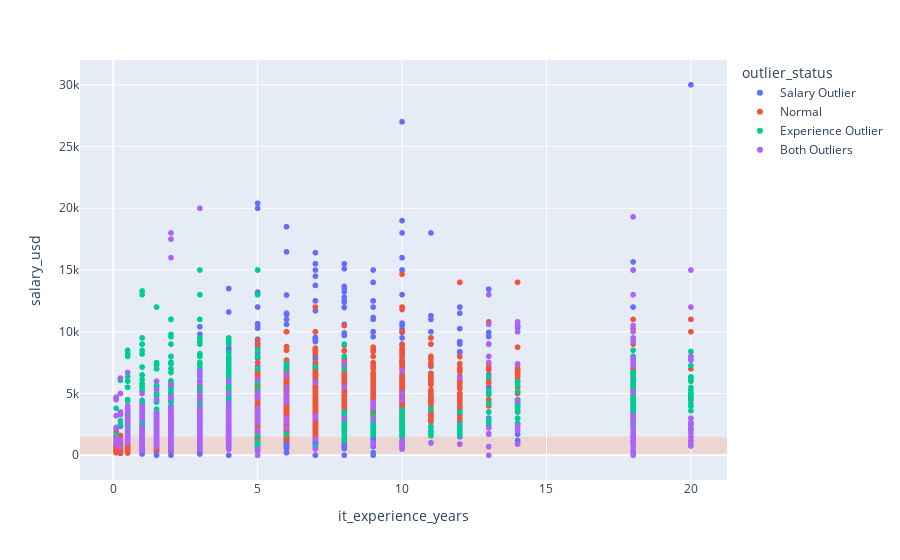

The notebook cell saved with this chart:
### Code cell
fig = px.scatter(
    df_slr_outlier,
    x='it_experience_years',
    y='salary_usd',
    hover_data=['salary_usd', 'position_level'],
    color='outlier_status',
)
fig.add_shape(
    type='rect',
    xref='paper',
    yref='y',
    x0=0, x1=1,
    y0=0, y1=1500,
    fillcolor='LightSalmon',
    opacity=0.3,
    layer='below',
    line_width=0
)
fig.show()

### Figure 1 — Plotly figure (JSON) as saved in the notebook; plotly's stock layout.template omitted (floating-point values rounded to 4 significant figures; data arrays with more than 128 entries replaced by an {"elided": "..."} marker saying what was removed)
{"data": [{"customdata": {"elided": "1410x1 str values"}, "hovertemplate": "outlier_status=Salary Outlier<br>it_experience_years=%{x}<br>salary_usd=%{y}<br>position_level=%{customdata[0]}<extra></extra>", "legendgroup": "Salary Outlier", "marker": {"color": "#636efa", "symbol": "circle"}, "mode": "markers", "name": "Salary Outlier", "showlegend": true, "type": "scattergl", "x": {"elided": "1410 float values"}, "xaxis": "x", "y": {"elided": "1410 float values"}, "yaxis": "y"}, {"customdata": {"elided": "3043x1 str values"}, "hovertemplate": "outlier_status=Normal<br>it_experience_years=%{x}<br>salary_usd=%{y}<br>position_level=%{customdata[0]}<extra></extra>", "legendgroup": "Normal", "marker": {"color": "#EF553B", "symbol": "circle"}, "mode": "markers", "name": "Normal", "showlegend": true, "type": "scattergl", "x": {"elided": "3043 float values"}, "xaxis": "x", "y": {"elided": "3043 float values"}, "yaxis": "y"}, {"customdata": {"elided": "438x1 str values"}, "hovertemplate": "outlier_status=Experience Outlier<br>it_experience_years=%{x}<br>salary_usd=%{y}<br>position_level=%{customdata[0]}<extra></extra>", "legendgroup": "Experience Outlier", "marker": {"color": "#00cc96", "symbol": "circle"}, "mode": "markers", "name": "Experience Outlier", "showlegend": true, "type": "scattergl", "x": {"elided": "438 float values"}, "xaxis": "x", "y": {"elided": "438 float values"}, "yaxis": "y"}, {"customdata": {"elided": "571x1 str values"}, "hovertemplate": "outlier_status=Both Outliers<br>it_experience_years=%{x}<br>salary_usd=%{y}<br>position_level=%{customdata[0]}<extra></extra>", "legendgroup": "Both Outliers", "marker": {"color": "#ab63fa", "symbol": "circle"}, "mode": "markers", "name": "Both Outliers", "showlegend": true, "type": "scattergl", "x": {"elided": "571 float values"}, "xaxis": "x", "y": {"elided": "571 float values"}, "yaxis": "y"}], "layout": {"legend": {"title": {"text": "outlier_status"}, "tracegroupgap": 0}, "margin": {"t": 60}, "shapes": [{"fillcolor": "LightSalmon", "layer": "below", "line": {"width": 0}, "opacity": 0.3, "type": "rect", "x0": 0, "x1": 1, "xref": "paper", "y0": 0, "y1": 1500, "yref": "y"}], "xaxis": {"anchor": "y", "domain": [0, 1], "title": {"text": "it_experience_years"}}, "yaxis": {"anchor": "x", "domain": [0, 1], "title": {"text": "salary_usd"}}}}
